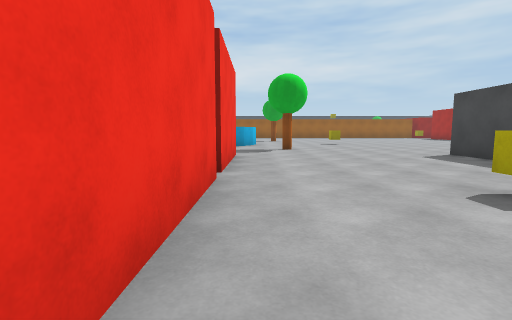
[1] (above)

24 first-person views from a walk through a scene from a Unity 3-D project. The camera is 1.2 m above the floor, tilts 6° down and sees 85° across. The floor is counted in squares, 2 m on a side. Each view is taken from the middle of a square. On the plan, view 1 faces up. The plan holds only what a view shows up to about 9 squares ahead; the rest is blank. The place goes on beyond the plan. The player is left out. Surface patterns are stand-ins for the level's own textures.

[2]
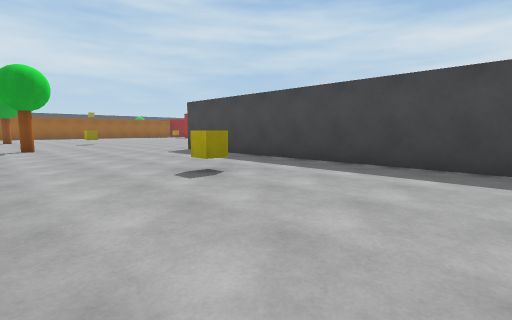

[3]
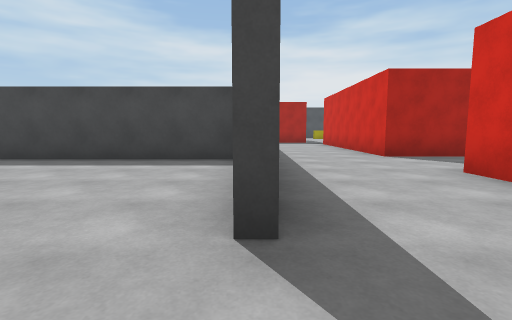

[4]
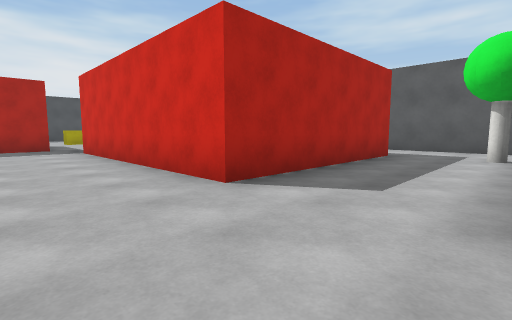

[5]
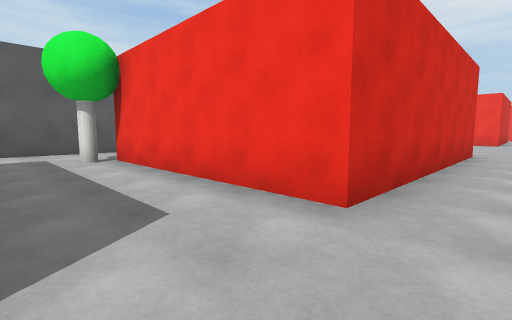

[6]
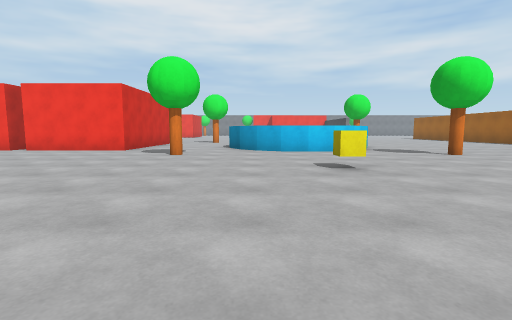

[7]
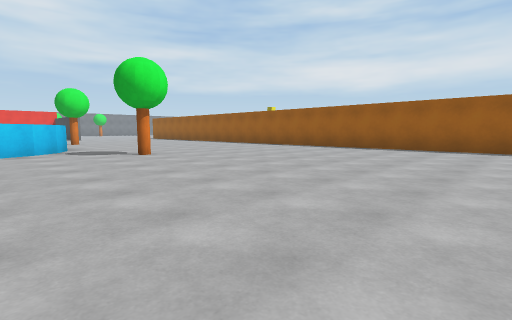

[8]
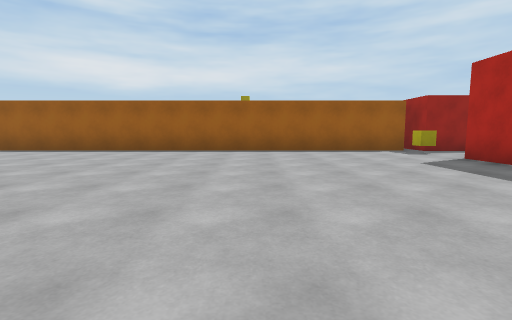

[9]
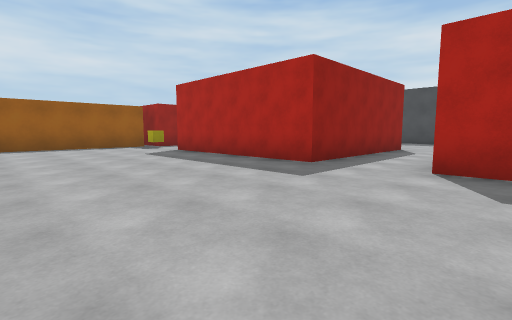

[10]
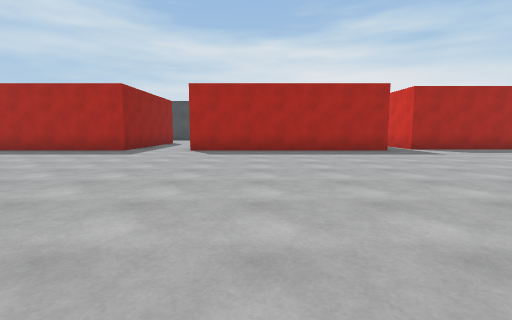

[11]
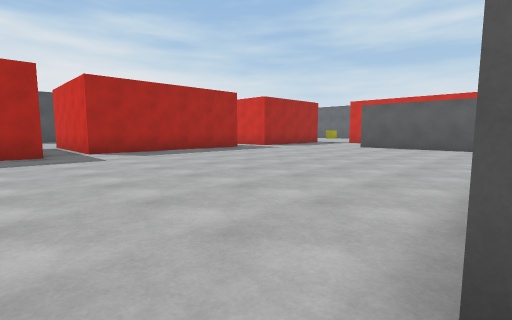

[12]
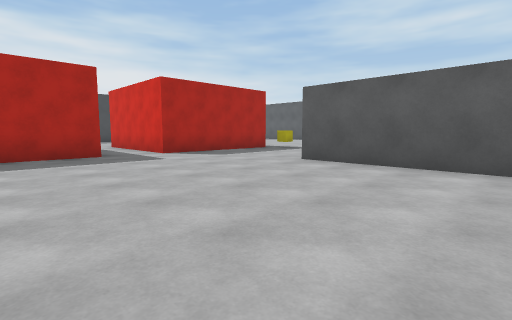

[13]
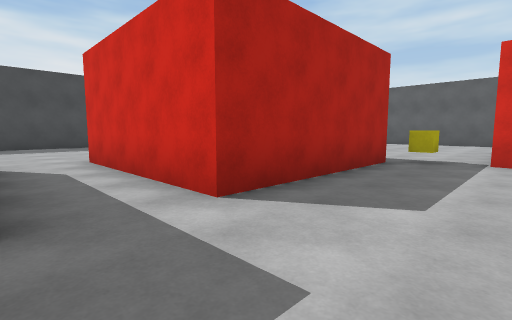

[14]
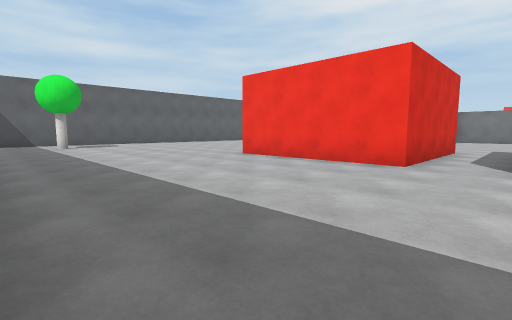

[15]
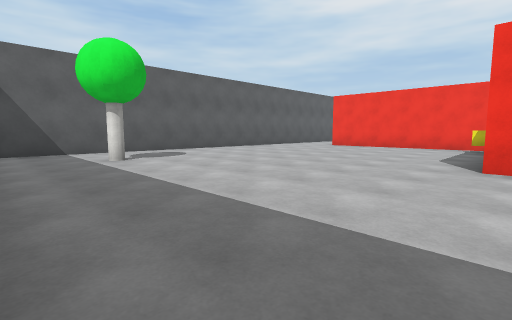

[16]
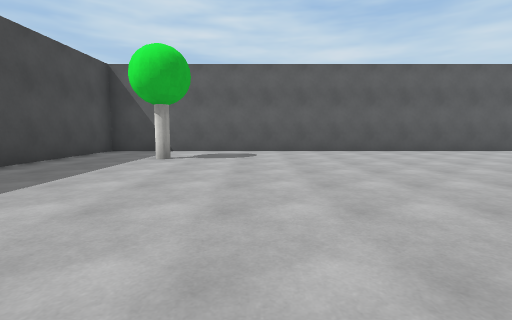

[17]
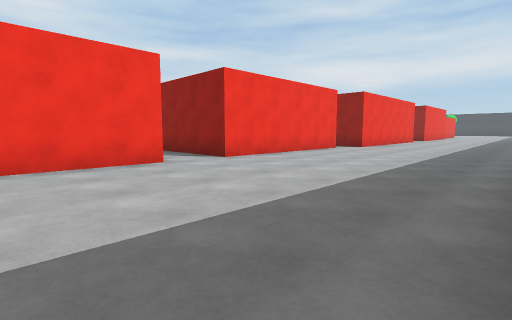

[18]
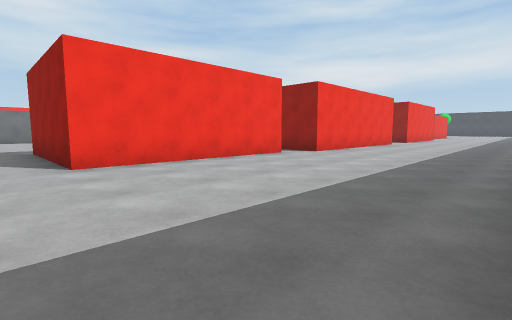

[19]
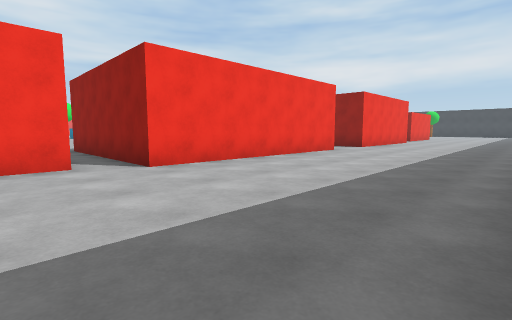

[20]
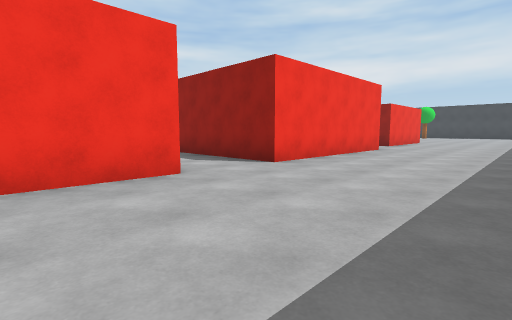

[21]
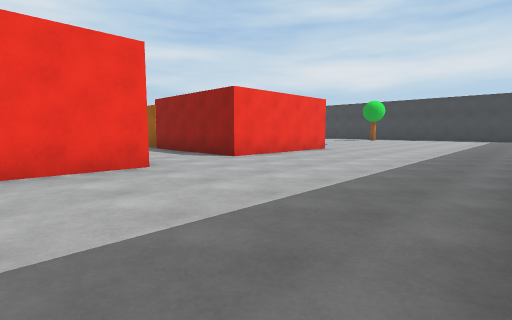

[22]
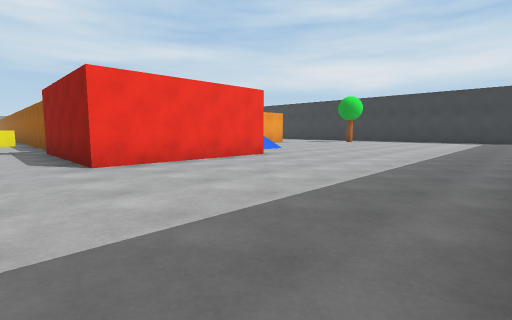

[23]
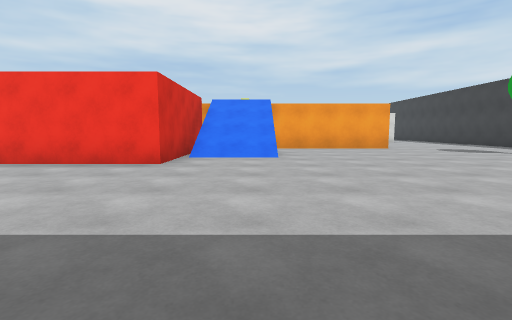

[24]
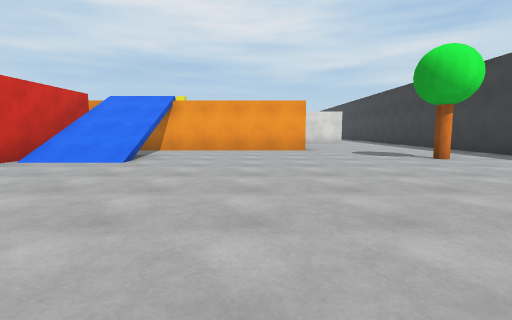

### Floor plan
Points are (right, up) in squares from view 1. A wall is a line through its corners. A room is listed if a view was taken in it or the views show most of it. See-through windows are left out.
Room 1 (views 1, 2, 3, 4, 5, 6, 7, 8, 9, 10, 11, 12, 13)
walls: (12.5, 7) (12.5, 13); (-1.1, 7) (-0.5, 7) (-0.5, 4); (-0.5, 3.5) (-0.5, 0.5); (4.9, -1.6) (4.9, 7); (6.1, -1.9) (9.5, -1.9); (-1.8, 14.9) (-1, 14.5) (-0.5, 14) (-0.1, 13.3) (0, 12.5) (-0.1, 11.7) (-0.5, 11) (-1, 10.5); (17, 1) (13, 1) (13, 6); (17.5, 15) (12.5, 15) (12.5, 20); (13, -4.6) (13, -0.5) (17, -0.5); (-2.5, -5) (3, -5) (3, -9.5); (12.6, 22.5) (0.1, 22.5); (17, 22.3) (13, 22.3) (13, 23.1); (5.5, -10.1) (5.5, -5) (11.5, -5); (2.1, -12.2) (6.4, -12.2)
ways out: opening at (12, -4) to room 2; opening at (17, 0) to room 2; opening at (17, 14) to room 2; opening at (17.5, 21.5) to room 2
objects: other object (1, 9); other object (1, 16); other object (2, 2); other object (3, -10); other object (3, 12); other object (12, 21)
Room 2 (views 14, 15, 16, 17, 18, 19, 20, 21, 22, 23, 24)
walls: (17.5, 13.1) (17.5, 7); (17, 6.1) (17, 1); (17.5, 20.1) (17.5, 15); (17, -0.5) (17, -4.5); (22.2, -0.6) (22.2, 0.5); (13.1, 26.3) (17, 26.3) (17, 22.3); (11.5, -5) (11.5, -6.4); (12.5, 32.6) (12.5, 27.6); (10.4, -12.2) (22.2, -12.2) (22.2, -8.6)
ways out: opening at (12, -4) to room 1; opening at (17, 0) to room 1; opening at (17, 14) to room 1; opening at (17.5, 21.5) to room 1
objects: other object (12, -5); other object (15, 35); other object (20, -11); other object (20, -10)

Positions as (right, up) in squares from view 1, and headings:
1: (0, 0), facing up
2: (0, -1), facing up-right
3: (-1, -2), facing right
4: (3, -3), facing down-right
5: (5, -4), facing down-left
6: (8, 11), facing left
7: (8, 13), facing up-left
8: (8, 14), facing up
9: (8, 12), facing up-right
10: (4, 11), facing right
11: (5, 8), facing down-right
12: (6, 3), facing down-right
13: (11, 1), facing down-right
14: (22, 1), facing down-left
15: (22, -4), facing down-left
16: (18, -4), facing down
17: (22, -3), facing up-left
18: (22, 0), facing up-left
19: (22, 5), facing up-left
20: (21, 11), facing up-left
21: (22, 18), facing up-left
22: (22, 21), facing up-left
23: (22, 28), facing left
24: (21, 31), facing left
